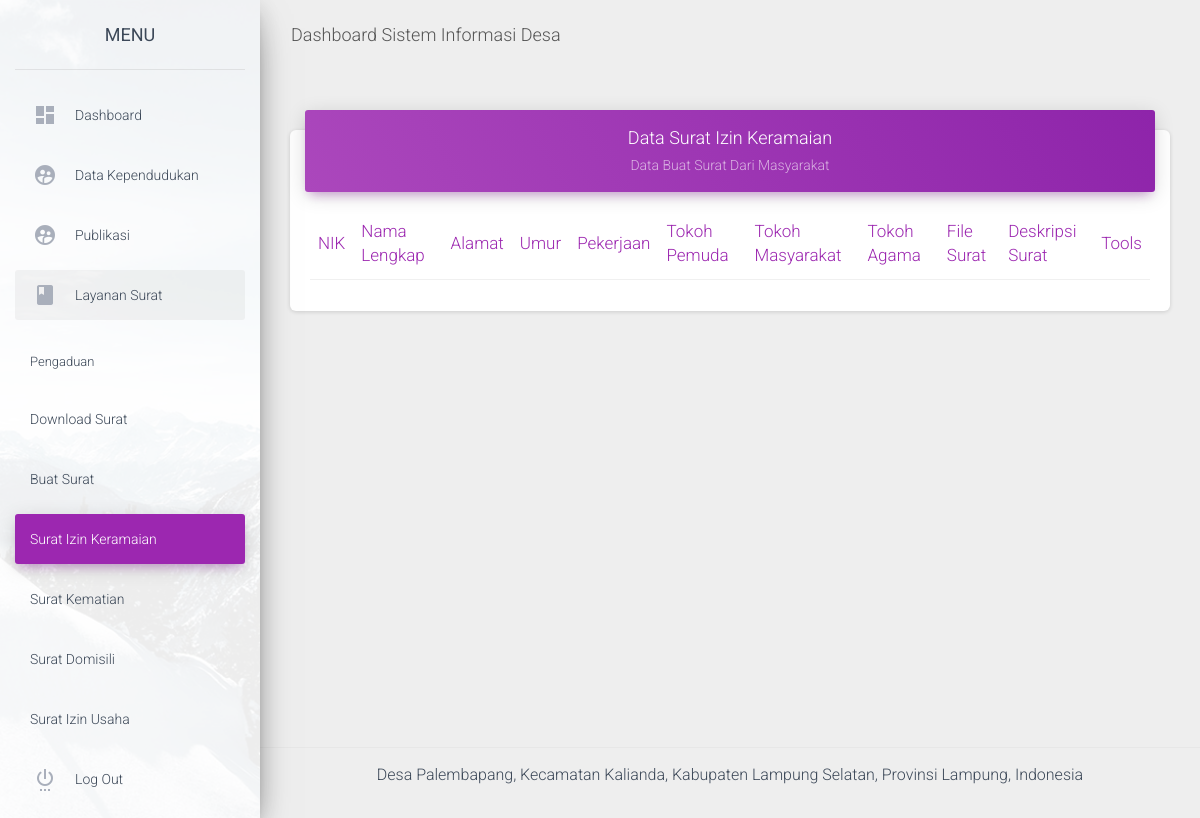
/admin/data_surat_izin_keramaian.php (signed in), run on an earlier commit of the app's database.
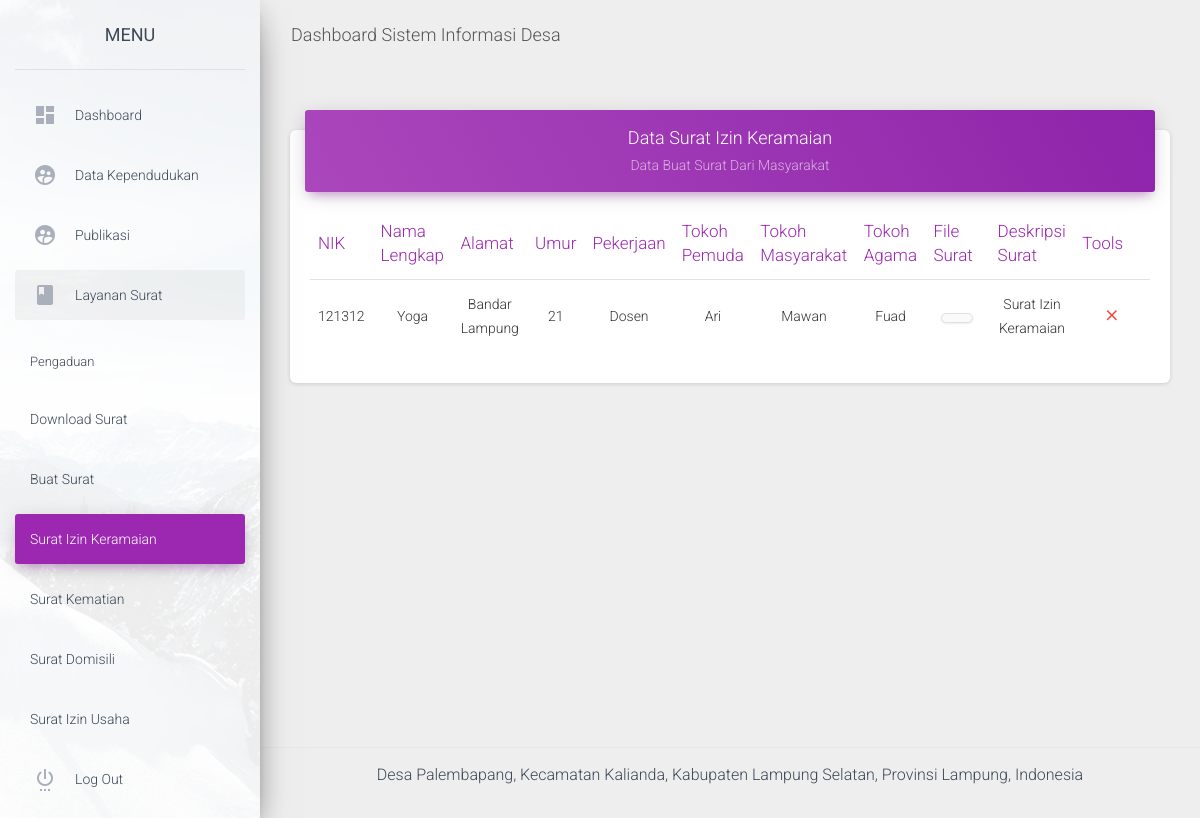
And on a later commit of the database.
### tables this page shows
CREATE TABLE `surat_izin_keramaian` (
  `id_keramaian` varchar(10) NOT NULL,
  `nik` varchar(50) NOT NULL,
  `nama` varchar(50) NOT NULL,
  `umur` varchar(10) NOT NULL,
  `pekerjaan` varchar(50) NOT NULL,
  `alamat` varchar(50) NOT NULL,
  `tokoh_pemuda` varchar(50) NOT NULL,
  `tokoh_masyarakat` varchar(50) NOT NULL,
  `tokoh_agama` varchar(50) NOT NULL,
  `file_surat` varchar(255) NOT NULL,
  `deskripsi_surat` text NOT NULL
);

### admin/data_surat_izin_keramaian.php (the view, shortened to what the changed rows need)
<?php include "atas.php";include "config.php"; ?>
<?php if(isset($_SESSION['username'])) { ?>
<div class="wrapper ">
  <div class="main-panel">
    <div class="content">
      <div class="container-fluid">
        <div class="row">
          <div class="col-md-12">
            <div class="card">
              <div class="card-body">
                <div class="table-responsive">
                  <table class="table">
                    <thead class=" text-primary">
                      <th align="center">
                        NIK
                      </th>
                      <th align="center">
                        Nama Lengkap
                      </th>
                      <th align="center">
                        Alamat
                      </th>
                      <th align="center">
                        Umur
                      </th>
                      <th align="center">
                        Pekerjaan
                      </th>
                      <th align="center">
                        Tokoh Pemuda
                      </th>
                      <th align="center">
                        Tokoh Masyarakat
                      </th>
                      <th align="center">
                        Tokoh Agama
                      </th>
                      <th align="center">
                        File Surat
                      </th>
                      <th align="center">
                        Deskripsi Surat
                      </th>
                      <th align="center">
                        Tools
                      </th>
                    </thead>
                    <tbody>
                      <?php $sql  = "SELECT * FROM surat_izin_keramaian ORDER BY nik ";
	                          $rest = mysqli_query($koneksi,$sql);
                            while($data = mysqli_fetch_assoc($rest) ) { ?>
                      <tr>
                        <td align="center"> <?php echo $data['nik'];?></td>
                        <td align="center"> <?php echo $data['nama'];?></td>
                        <td align="center"> <?php echo $data['alamat'];?></td>
                        <td align="center"> <?php echo $data['umur'];?></td>
                        <td align="center"> <?php echo $data['pekerjaan'];?></td>
                        <td align="center"> <?php echo $data['tokoh_pemuda'];?></td>
                        <td align="center"> <?php echo $data['tokoh_masyarakat'];?></td>
                        <td align="center"> <?php echo $data['tokoh_agama'];?></td>
                        <td align="center">
                          <a href="../<?php echo $data['file_surat']; ?>" target="_blank">
                            <img src="../<?php echo $data['file_surat']; ?>" class="col-sm-6 img-thumbnail" />
                          </a>
                        </td>
                        <td align="center"> <?php echo $data['deskripsi_surat'];?></td>
                        <td align="center">
                          <a href="confirm_hapus_buat_surat_izin_keramaian?id=<?php echo $data['id_keramaian']?>">
                            <button type="button" rel="tooltip" title="Hapus Data"
                              class="btn btn-danger btn-link btn-sm">
                              <i class="material-icons">close</i>
                            </button>
                          </a>
                        </td>
                      </tr>
                      <?php } ?>
                    </tbody>
                  </table>
                </div>
              </div>
            </div>
          </div>
        </div>
      </div>
    </div>
  </div>
</div>
<?php } ?>
<?php include "bawah.php"; ?>

What changed in the data, as far as the page shows it:
added surat_izin_keramaian: nik "121312", nama "Yoga", alamat "Bandar Lampung", umur "21", pekerjaan "Dosen", tokoh_pemuda "Ari", tokoh_masyarakat "Mawan", tokoh_agama "Fuad", file_surat (picture), deskripsi_surat "Surat Izin Keramaian"
